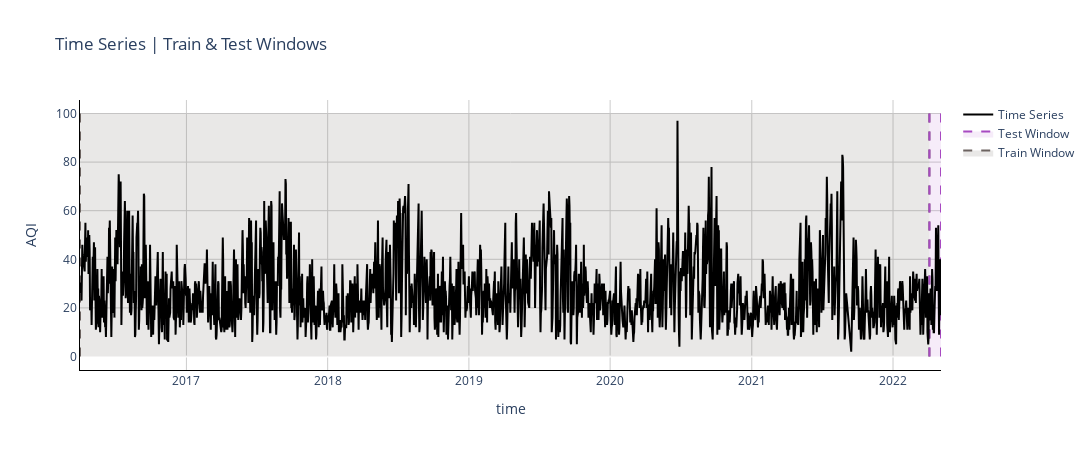
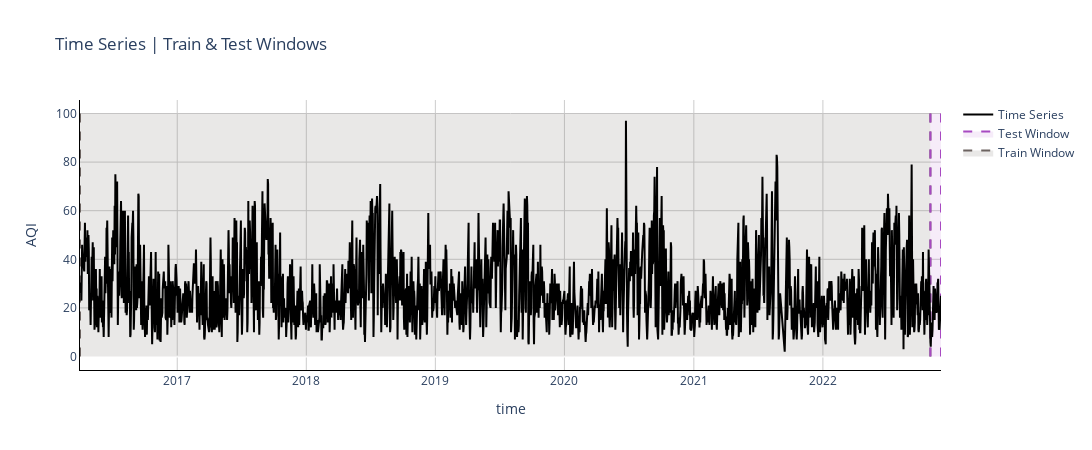

The notebook cell saved with these charts, in order:
### Code cell
max_k_fold = 4
horizon = 30
k_fold = 4

obj = TimeObject(df=data, column='pm10', agg_freq='D')
obj.fixed_origin_rolling_window_cross_validation(
    initial_train_date=None,
    total_data_points=(len(obj.nixtla_df)-(max_k_fold*horizon))-(k_fold*horizon),
    h=horizon,
    plot_interval=True
);
print(f'{round(100*len(obj.Y_train)/len(obj.nixtla_df),3)}')

k_fold = 1
obj = TimeObject(df=data, column='pm10', agg_freq='D')
obj.fixed_origin_rolling_window_cross_validation(
    initial_train_date=None,
    total_data_points=(len(obj.nixtla_df))-(k_fold*horizon),
    h=horizon,
    plot_interval=True
);
print(f'{round(100*len(obj.Y_train)/len(obj.nixtla_df),3)}')

### Figure 1 — Plotly figure (JSON) as saved in the notebook; plotly's stock layout.template omitted (floating-point values rounded to 4 significant figures; data arrays with more than 128 entries replaced by an {"elided": "..."} marker saying what was removed)
{"data": [{"hovertemplate": "x: %{x}<br>y: %{y}", "line": {"color": "rgb(108, 99, 96)", "dash": "dash"}, "mode": "lines", "showlegend": false, "type": "scatter", "x": ["2016-04-01", "2016-04-01"], "y": [0, 100]}, {"fill": "tonexty", "fillcolor": "rgba(108, 99, 96, 0.15)", "hovertemplate": "x: %{x}<br>y: %{y}", "line": {"color": "rgb(108, 99, 96)", "dash": "dash"}, "mode": "lines", "name": "Train Window", "type": "scatter", "x": ["2022-04-05", "2022-04-05"], "y": [0, 100]}, {"hovertemplate": "x: %{x}<br>y: %{y}", "line": {"color": "rgb(167, 73, 193)", "dash": "dash"}, "mode": "lines", "showlegend": false, "type": "scatter", "x": ["2022-04-05", "2022-04-05"], "y": [0, 100]}, {"fill": "tonexty", "fillcolor": "rgba(167, 73, 193, 0.1)", "hovertemplate": "x: %{x}<br>y: %{y}", "line": {"color": "rgb(167, 73, 193)", "dash": "dash"}, "mode": "lines", "name": "Test Window", "type": "scatter", "x": ["2022-05-05", "2022-05-05"], "y": [0, 100]}, {"hovertemplate": "x: %{x}<br>y: %{y}", "marker": {"color": "black"}, "mode": "lines", "name": "Time Series", "type": "scatter", "x": {"elided": "2226 str values"}, "y": {"elided": "2226 float values"}}], "layout": {"height": 450, "paper_bgcolor": "white", "plot_bgcolor": "white", "title": {"text": "Time Series | Train & Test Windows"}, "width": 1100, "xaxis": {"gridcolor": "#cccccc", "linecolor": "black", "title": {"text": "time"}}, "yaxis": {"gridcolor": "#cccccc", "linecolor": "black", "range": [0, null], "title": {"text": "AQI"}}}}

### Figure 2 — Plotly figure (JSON) as saved in the notebook; plotly's stock layout.template omitted (floating-point values rounded to 4 significant figures; data arrays with more than 128 entries replaced by an {"elided": "..."} marker saying what was removed)
{"data": [{"hovertemplate": "x: %{x}<br>y: %{y}", "line": {"color": "rgb(108, 99, 96)", "dash": "dash"}, "mode": "lines", "showlegend": false, "type": "scatter", "x": ["2016-04-01", "2016-04-01"], "y": [0, 100]}, {"fill": "tonexty", "fillcolor": "rgba(108, 99, 96, 0.15)", "hovertemplate": "x: %{x}<br>y: %{y}", "line": {"color": "rgb(108, 99, 96)", "dash": "dash"}, "mode": "lines", "name": "Train Window", "type": "scatter", "x": ["2022-11-01", "2022-11-01"], "y": [0, 100]}, {"hovertemplate": "x: %{x}<br>y: %{y}", "line": {"color": "rgb(167, 73, 193)", "dash": "dash"}, "mode": "lines", "showlegend": false, "type": "scatter", "x": ["2022-11-01", "2022-11-01"], "y": [0, 100]}, {"fill": "tonexty", "fillcolor": "rgba(167, 73, 193, 0.1)", "hovertemplate": "x: %{x}<br>y: %{y}", "line": {"color": "rgb(167, 73, 193)", "dash": "dash"}, "mode": "lines", "name": "Test Window", "type": "scatter", "x": ["2022-12-01", "2022-12-01"], "y": [0, 100]}, {"hovertemplate": "x: %{x}<br>y: %{y}", "marker": {"color": "black"}, "mode": "lines", "name": "Time Series", "type": "scatter", "x": {"elided": "2436 str values"}, "y": {"elided": "2436 float values"}}], "layout": {"height": 450, "paper_bgcolor": "white", "plot_bgcolor": "white", "title": {"text": "Time Series | Train & Test Windows"}, "width": 1100, "xaxis": {"gridcolor": "#cccccc", "linecolor": "black", "title": {"text": "time"}}, "yaxis": {"gridcolor": "#cccccc", "linecolor": "black", "range": [0, null], "title": {"text": "AQI"}}}}
